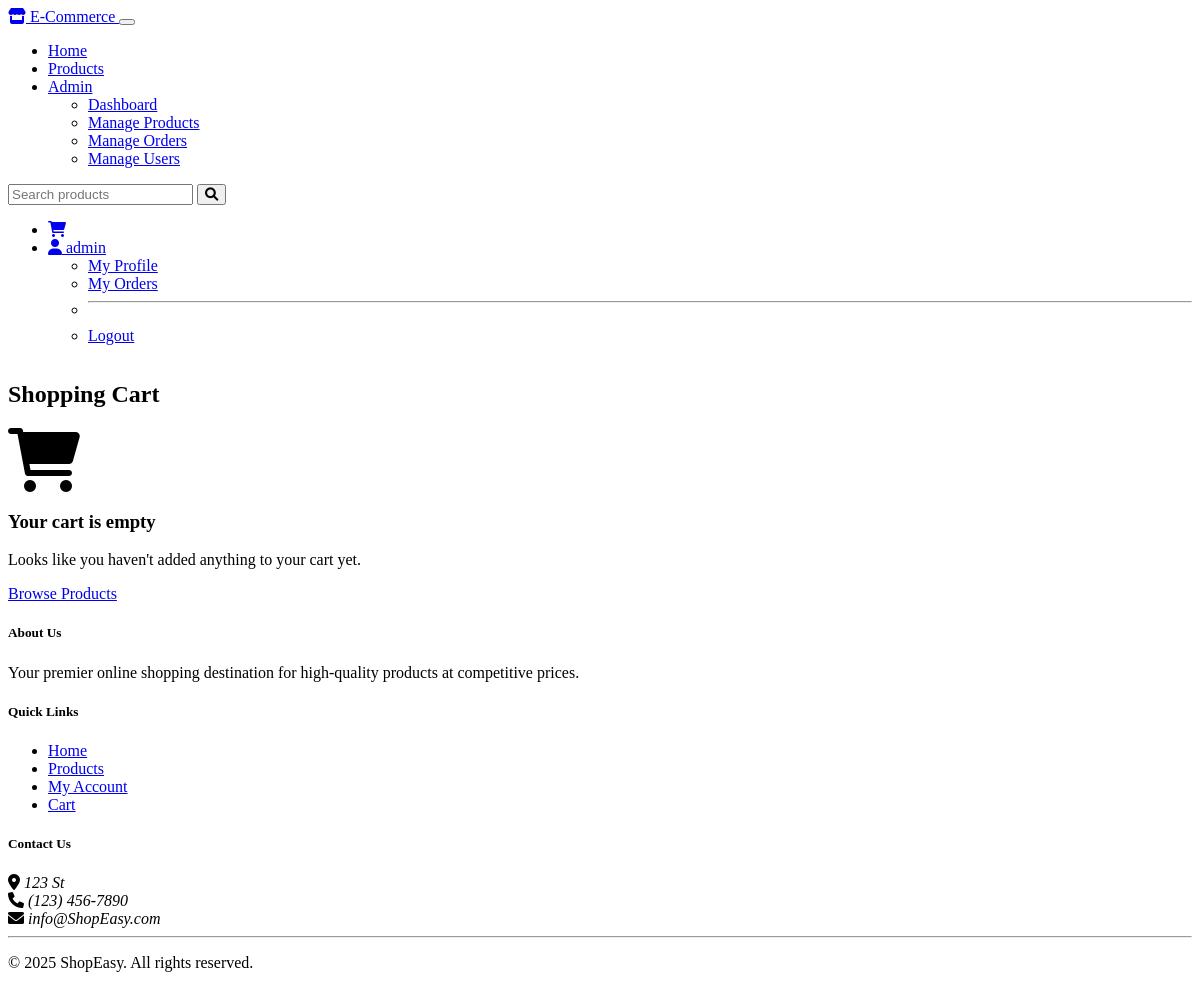
Before: /cart/ (signed in) with the older database file.
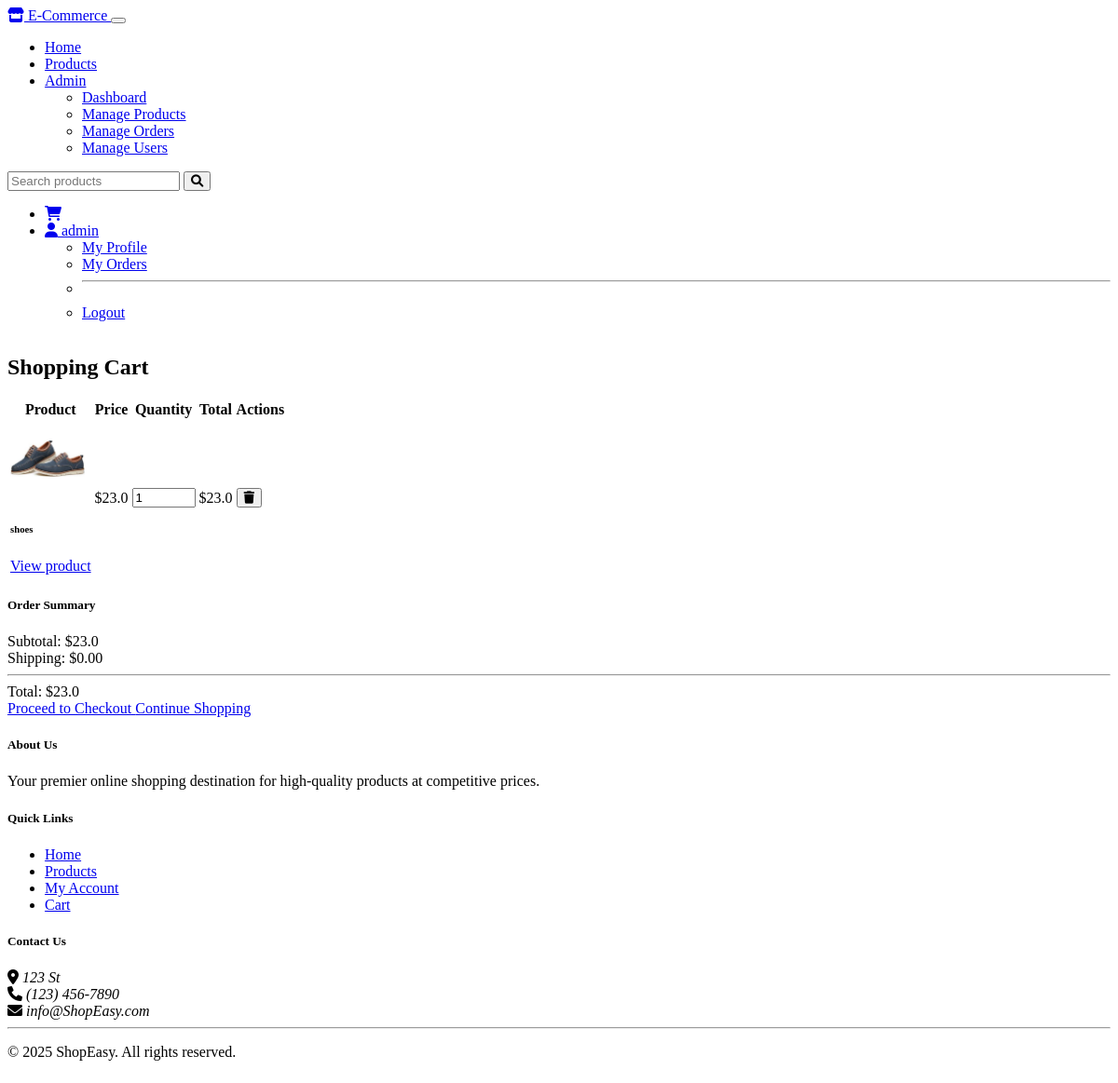
After: the same page with the newer database file.
### tables this page shows
CREATE TABLE users (
        id INTEGER PRIMARY KEY AUTOINCREMENT,
        username TEXT UNIQUE NOT NULL,
        email TEXT UNIQUE NOT NULL,
        password TEXT NOT NULL,
        role TEXT NOT NULL DEFAULT 'customer'
    );

CREATE TABLE cart_items (
        id INTEGER PRIMARY KEY AUTOINCREMENT,
        user_id INTEGER NOT NULL,
        product_id INTEGER NOT NULL,
        quantity INTEGER NOT NULL DEFAULT 1,
        FOREIGN KEY (user_id) REFERENCES users (id),
        FOREIGN KEY (product_id) REFERENCES products (id)
    );

CREATE TABLE products (
        id INTEGER PRIMARY KEY AUTOINCREMENT,
        name TEXT NOT NULL,
        description TEXT NOT NULL,
        price REAL NOT NULL,
        image_url TEXT,
        category TEXT NOT NULL,
        size TEXT,
        stock INTEGER NOT NULL DEFAULT 0,
        created_at TIMESTAMP NOT NULL DEFAULT CURRENT_TIMESTAMP
    );

### cart.py (the view)
@cart_bp.route('/')
@login_required
def view_cart():
    cart_items = Cart.get_items(current_user.id)
    total = sum(item['price'] * item['quantity'] for item in cart_items)
    return render_template('shop/cart.html', cart_items=cart_items, total=total)

### app.py (called while the page is built)
def get_db_connection():
    conn = sqlite3.connect(DATABASE)
    conn.row_factory = sqlite3.Row
    return conn

### models.py (called while the page is built)
@login_manager.user_loader
def load_user(user_id):
    return User.get_by_id(user_id)

    @staticmethod
    def get_by_id(user_id):
        conn = get_db_connection()
        user = conn.execute('SELECT * FROM users WHERE id = ?', (user_id,)).fetchone()
        conn.close()
        if user:
            return User(
                id=user['id'],
                username=user['username'],
                email=user['email'],
                role=user['role']
            )
        return None

    @staticmethod
    def get_items(user_id):
        conn = get_db_connection()
        cart_items = conn.execute('''
            SELECT c.id, c.product_id, c.quantity, p.name, p.price, p.image_url
            FROM cart_items c
            JOIN products p ON c.product_id = p.id
            WHERE c.user_id = ?
        ''', (user_id,)).fetchall()
        conn.close()
        return cart_items

### templates/shop/cart.html (shortened to what this page needs)
{% extends 'base.html' %}
{% block content %}
<div class="container">
    <div class="row mb-4">
        <div class="col-12">
            <h2>Shopping Cart</h2>
        </div>
    </div>
    <div class="row">
        {% if cart_items and cart_items|length > 0 %}
            <div class="col-lg-8">
                <div class="card mb-4">
                    <div class="card-body">
                        <div class="table-responsive">
                            <table class="table cart-table">
                                <thead>
                                    <tr>
                                        <th>Product</th>
                                        <th>Price</th>
                                        <th>Quantity</th>
                                        <th>Total</th>
                                        <th>Actions</th>
                                    </tr>
                                </thead>
                                <tbody>
                                    {% for item in cart_items %}
                                    <tr id="cart-row-{{ item.product_id }}">
                                        <td>
                                            <div class="d-flex align-items-center">
                                                {% if item.image_url %}
                                                    <img src="{{ item.image_url }}" alt="{{ item.name }}" class="img-thumbnail me-3">
                                                {% else %}
                                                    <div class="me-3 text-center bg-light p-3" style="width: 80px; height: 80px;">
                                                        <i class="fas fa-image fa-2x text-muted"></i>
                                                    </div>
                                                {% endif %}
                                                <div>
                                                    <h6 class="mb-0">{{ item.name }}</h6>
                                                    <a href="{{ url_for('shop.product_detail', product_id=item.product_id) }}" class="text-muted small">View product</a>
                                                </div>
                                            </div>
                                        </td>
                                        <td>${{ item.price }}</td>
                                        <td>
                                            <input type="number" class="form-control cart-quantity-input"
                                                data-product-id="{{ item.product_id }}"
                                                value="{{ item.quantity }}"
                                                min="0" max="99">
                                        </td>
                                        <td id="item-total-{{ item.product_id }}">${{ (item.price * item.quantity)|round(2) }}</td>
                                        <td>
                                            <button class="btn btn-sm btn-danger remove-from-cart" data-product-id="{{ item.product_id }}">
                                                <i class="fas fa-trash"></i>
                                            </button>
                                        </td>
                                    </tr>
                                    {% endfor %}
                                </tbody>
                            </table>
                        </div>
                    </div>
                </div>
            </div>
            <div class="col-lg-4">
                <div class="card">
                    <div class="card-header">
                        <h5 class="mb-0">Order Summary</h5>
                    </div>
                    <div class="card-body">
                        <div class="d-flex justify-content-between mb-3">
                            <span>Subtotal:</span>
                            <span id="cart-total">${{ total|round(2) }}</span>
                        </div>
                        <div class="d-flex justify-content-between mb-3">
                            <span>Shipping:</span>
                            <span>$0.00</span>
                        </div>
                        <hr>
                        <div class="d-flex justify-content-between mb-3 fw-bold">
                            <span>Total:</span>
                            <span>${{ total|round(2) }}</span>
                        </div>
                        <div class="d-grid gap-2">
                            <a href="{{ url_for('cart.checkout') }}" class="btn btn-primary">
                                Proceed to Checkout
                            </a>
                            <a href="{{ url_for('shop.products') }}" class="btn btn-outline-secondary">
                                Continue Shopping
                            </a>
                        </div>
                    </div>
                </div>
            </div>
        {% else %}
            <div class="col-12">
                <div class="card">
                    <div class="card-body text-center py-5">
                        <i class="fas fa-shopping-cart fa-4x mb-3 text-muted"></i>
                        <h3>Your cart is empty</h3>
                        <p class="text-muted">Looks like you haven't added anything to your cart yet.</p>
                        <a href="{{ url_for('shop.products') }}" class="btn btn-primary mt-3">
                            Browse Products
                        </a>
                    </div>
                </div>
            </div>
        {% endif %}
    </div>
</div>
{% endblock %}

### templates/base.html (shortened to what this page needs)
<!DOCTYPE html>
<html lang="en" data-bs-theme="dark">
<head>
    <link rel="stylesheet" href="https://cdn.replit.com/agent/bootstrap-agent-dark-theme.min.css">
    <link rel="stylesheet" href="https://cdnjs.cloudflare.com/ajax/libs/font-awesome/6.0.0/css/all.min.css">
    <link rel="stylesheet" href="{{ url_for('static', filename='css/custom.css') }}">
</head>
<body>
    <nav class="navbar navbar-expand-lg navbar-dark bg-dark">
        <div class="container">
            <a class="navbar-brand" href="{{ url_for('index') }}">
                <i class="fas fa-store"></i> E-Commerce
            </a>
            <button class="navbar-toggler" type="button" data-bs-toggle="collapse" data-bs-target="#navbarNav" aria-controls="navbarNav" aria-expanded="false" aria-label="Toggle navigation">
            </button>
            <div class="collapse navbar-collapse" id="navbarNav">
                <ul class="navbar-nav me-auto">
                    <li class="nav-item">
                        <a class="nav-link" href="{{ url_for('index') }}">Home</a>
                    </li>
                    <li class="nav-item">
                        <a class="nav-link" href="{{ url_for('shop.products') }}">Products</a>
                    </li>
                    {% if current_user.is_authenticated %}
                        {% if current_user.role == 'admin' %}
                            <li class="nav-item dropdown">
                                <a class="nav-link dropdown-toggle" href="#" id="adminDropdown" role="button" data-bs-toggle="dropdown" aria-expanded="false">
                                    Admin
                                </a>
                                <ul class="dropdown-menu" aria-labelledby="adminDropdown">
                                    <li><a class="dropdown-item" href="{{ url_for('admin.dashboard') }}">Dashboard</a></li>
                                    <li><a class="dropdown-item" href="{{ url_for('admin.products') }}">Manage Products</a></li>
                                    <li><a class="dropdown-item" href="{{ url_for('admin.orders') }}">Manage Orders</a></li>
                                    <li><a class="dropdown-item" href="{{ url_for('admin.users') }}">Manage Users</a></li>
                                </ul>
                            </li>
                        {% endif %}
                    {% endif %}
                </ul>
                <form class="d-flex me-2" action="{{ url_for('shop.products') }}" method="GET">
                    <input class="form-control me-2" type="search" name="search" placeholder="Search products" aria-label="Search">
                    <button class="btn btn-outline-light" type="submit">
                        <i class="fas fa-search"></i>
                    </button>
                </form>
                <ul class="navbar-nav">
                    {% if current_user.is_authenticated %}
                        <li class="nav-item">
                            <a class="nav-link position-relative" href="{{ url_for('cart.view_cart') }}">
                                <i class="fas fa-shopping-cart"></i>
                            </a>
                        </li>
                        <li class="nav-item dropdown">
                            <a class="nav-link dropdown-toggle" href="#" id="userDropdown" role="button" data-bs-toggle="dropdown" aria-expanded="false">
                                <i class="fas fa-user"></i> {{ current_user.username }}
                            </a>
                            <ul class="dropdown-menu dropdown-menu-end" aria-labelledby="userDropdown">
                                <li><a class="dropdown-item" href="{{ url_for('shop.profile') }}">My Profile</a></li>
                                <li><a class="dropdown-item" href="{{ url_for('shop.orders') }}">My Orders</a></li>
                                <li><hr class="dropdown-divider"></li>
                                <li><a class="dropdown-item" href="{{ url_for('auth.logout') }}">Logout</a></li>
                            </ul>
                        </li>
                    {% endif %}
                </ul>
            </div>
        </div>
    </nav>
    <main class="py-4">
        {% block content %}{% endblock %}
    </main>
    <footer class="bg-dark text-white py-4 mt-5">
        <div class="container">
            <div class="row">
                <div class="col-md-4">
                    <h5>About Us</h5>
                    <p>Your premier online shopping destination for high-quality products at competitive prices.</p>
                </div>
                <div class="col-md-4">
                    <h5>Quick Links</h5>
                    <ul class="list-unstyled">
                        <li><a href="{{ url_for('index') }}" class="text-white">Home</a></li>
                        <li><a href="{{ url_for('shop.products') }}" class="text-white">Products</a></li>
                        {% if current_user.is_authenticated %}
                            <li><a href="{{ url_for('shop.profile') }}" class="text-white">My Account</a></li>
                            <li><a href="{{ url_for('cart.view_cart') }}" class="text-white">Cart</a></li>
                        {% else %}
                            <li><a href="{{ url_for('auth.login') }}" class="text-white">Login</a></li>
                            <li><a href="{{ url_for('auth.register') }}" class="text-white">Register</a></li>
                        {% endif %}
                    </ul>
                </div>
                <div class="col-md-4">
                    <h5>Contact Us</h5>
                    <address>
                        <i class="fas fa-map-marker-alt"></i> 123  St<br>
                        <i class="fas fa-phone"></i> (123) 456-7890<br>
                        <i class="fas fa-envelope"></i> info@ShopEasy.com
                    </address>
                </div>
            </div>
            <hr>
            <div class="text-center">
                <p>&copy; 2025 ShopEasy. All rights reserved.</p>
            </div>
        </div>
    </footer>
</body>
</html>

### static/css/custom.css (style rules this page uses)
body { min-height: 100vh; display: flex; flex-direction: column; }
main { flex: 1; }
.cart-table img { width: 80px; height: 80px; object-fit: contain; }
.cart-quantity-input { width: 60px; }

Changed rows visible on the page:
added cart_items: image_url (picture), name "shoes", price "23.0", product_id "1"
now on this page (row edited): products: (item.price*item.quantity)|round(2) "23.0"
Other visible differences:
{{ total|round(2) }}: (not shown) → "23.0"
text no longer shown: "Your cart is empty Looks like you haven't added anything to your cart yet. Browse Products"
text now shown: "Product Price Quantity Total Actions Order Summary Subtotal: $ Shipping: $0.00 Total: $ Proceed to Checkout Continue Shopping"
